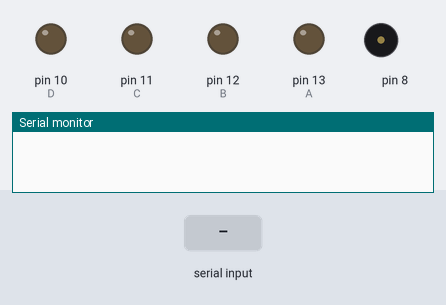
This sketch was run on a simulated Arduino Uno, built with avr-gcc and run on an emulated ATmega328P. On the bench: output pins drawn as LEDs (lit = HIGH), buzzer (waves = sounding), the last lines printed to the serial monitor. Inputs (shaded band) come from the test bench.

Above: at 1.2 s.
1.3 s: byte 65 (65) received over Serial
At 2.1 s:
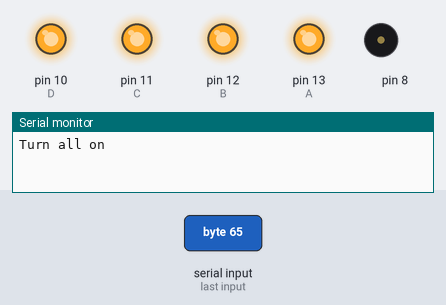
4.3 s: "1" received over Serial
At 5.6 s:
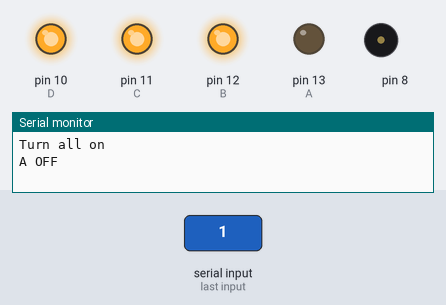
5.9 s: byte 52 (52) received over Serial
At 6.8 s:
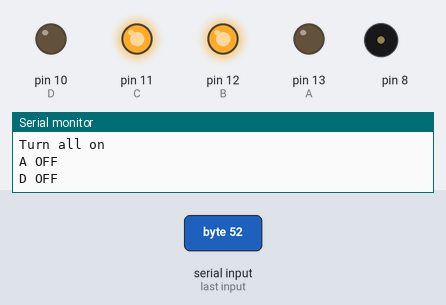
7.5 s: byte 66 (66) received over Serial
At 7.57 s:
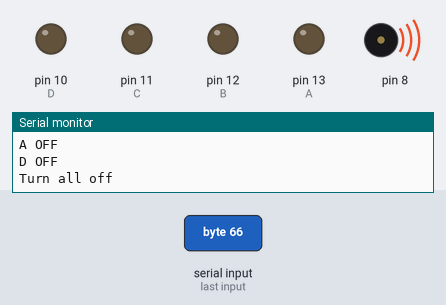
10.5 s: byte 100 (100) received over Serial
At 11.5 s:
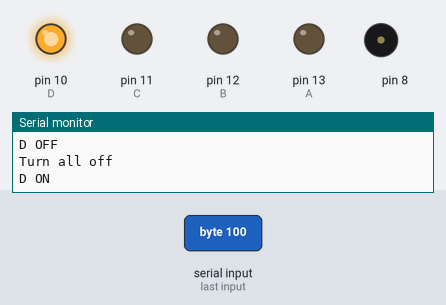
12.1 s: "a" received over Serial
At 12.7 s:
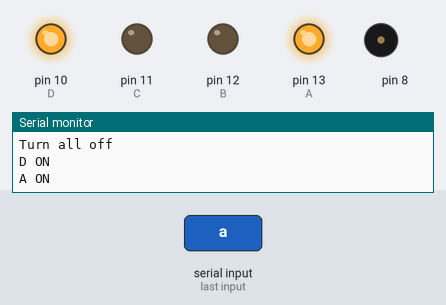
Timing chart, 0 to 14.7 s (numbered marks = the images above; inputs shaded):
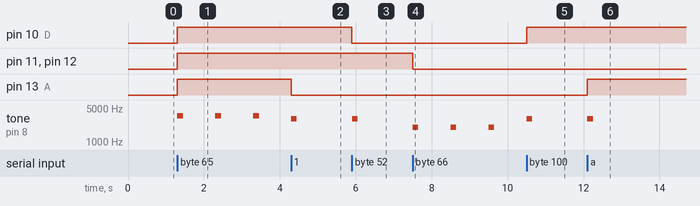

Measured:
- after the input at 1.3 s, pin 10 (D), pin 11 (C), pin 12 (B), pin 13 (A): LOW → HIGH at once; tone on pin 8: alternates 3500 Hz for 0.15 s and silent for 0.85 s, starting at once
- after the input at 4.3 s, pin 13 (A): HIGH → LOW at once; tone on pin 8: silent → 3000 Hz at once, → silent 0.15 s later
- after the input at 5.9 s, pin 10 (D): HIGH → LOW at once; tone on pin 8: silent → 3000 Hz at once, → silent 0.15 s later
- after the input at 7.5 s, pin 11 (C), pin 12 (B): HIGH → LOW at once; tone on pin 8: alternates 2000 Hz for 0.15 s and silent for 0.85 s, starting at once
- after the input at 10.5 s, pin 10 (D): LOW → HIGH at once; tone on pin 8: silent → 3000 Hz at once, → silent 0.15 s later
- after the input at 12.1 s, pin 13 (A): LOW → HIGH at once; tone on pin 8: silent → 3000 Hz at once, → silent 0.15 s later

The sketch:

Turn_off_on_LED.ino
```cpp
char f;
int A =13;
int B =12;
int C =11;
int D=10;
//int E=9;
int Sound=8;
void setup(){
  Serial.begin(9600);
  pinMode (A,OUTPUT);
   pinMode (B,OUTPUT);
   pinMode (C,OUTPUT);
   pinMode(D,OUTPUT);
  //pinMode(E,OUTPUT);
   pinMode(8,INPUT);
}
void loop(){

  if (Serial.available()>0){
    f= Serial.read();
    if(f==97){// a A on
      digitalWrite (A,HIGH);
     Serial.flush();
      Serial.println("A ON");
     tone(8,3000,150);
    }
    if (f==49){// 1 A off
      digitalWrite (A,LOW);
      Serial.flush();
      Serial.println("A OFF");
      tone(8,3000,150);
    }
       if(f==98){//b B on
      digitalWrite (B,HIGH);
      Serial.flush();
      Serial.println("B ON");
      tone(8,3000,150);
    }
    if (f==50){// 2 B off
      digitalWrite (B,LOW);
      Serial.flush();
      Serial.println("B OFF");
      tone(8,3000,150);
    }
      if(f==99){//c C on
      digitalWrite (C,HIGH);
      Serial.flush();
      Serial.println("C ON");
      tone(8,3000,150);
    }
    if (f==51){//3 C off
      digitalWrite (C,LOW);
      Serial.flush();
      Serial.println("C OFF");
      tone(8,3000,150);
    }
      if(f==100){//d D on
      digitalWrite (D,HIGH);
      Serial.flush();
      Serial.println("D ON");
      tone(8,3000,150);
    }
    if (f==52){// 4 D off
      digitalWrite (D,LOW);
      Serial.flush();
      Serial.println("D OFF");
      tone(8,3000,150);
    }
    //if(f==101){//e E on
    //  digitalWrite (E,HIGH);
    //  Serial.flush();
    //  Serial.println("E ON");
    //  tone(8,3000,150);
    //}
    //if (f==53){//5 E off
    //  digitalWrite (E,LOW);
    //  Serial.flush();
    //  Serial.println("E OFF");
    //  tone(8,3000,150);
    //}

    if (f==65){ //A All ON
    digitalWrite(A,HIGH);
    digitalWrite(B,HIGH);
    digitalWrite(C,HIGH);
    digitalWrite(D,HIGH);
    //digitalWrite(E,HIGH);
    Serial.flush();
    Serial.println("Turn all on");
    tone(8,3500,150);
    delay(1000);
    tone(8,3500,150);
    delay(1000);
    tone(8,3500,150);
    }
     if (f==66){// B All OFF
    digitalWrite(A,LOW);
    digitalWrite(B,LOW);
     digitalWrite(C,LOW);
    digitalWrite(D,LOW);
    //digitalWrite(E,LOW);
    Serial.flush();
    Serial.println("Turn all off");
    tone(8,2000,150);
    delay(1000);
    tone(8,2000,150);
    delay(1000);
    tone(8,2000,150);
    }
  }
}
```
